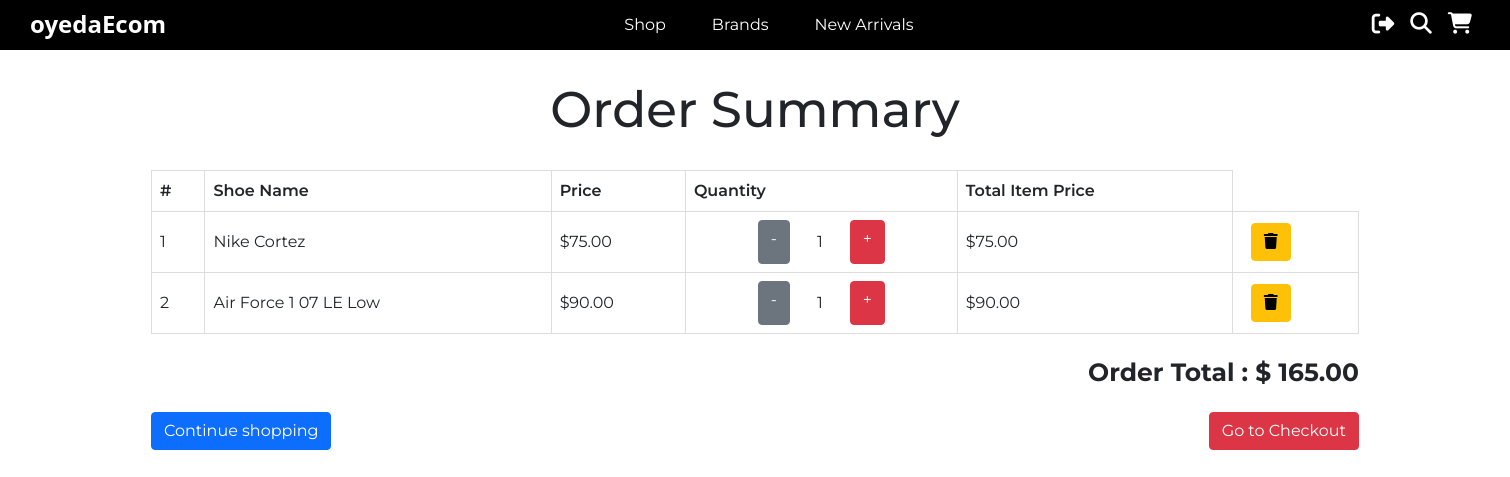
Page /order-summary/ (signed in) on the committed database.
### oyeda/models.py (models this page shows, shortened)
class OrderedItem(models.Model):
    item = models.ForeignKey(Shoe, on_delete=models.CASCADE, null=True)
    quantity = models.IntegerField(default=1)
    ordered = models.BooleanField(default=False)
    def __str__(self):
        return f"Item: {self.item.name} - Quantity: {self.quantity}"
    def generate_total_price_for_item(self):
        quantity = self.quantity
        price = self.item.price
        item_price = quantity * price
        return item_price

class Shoe(models.Model):
    name = models.CharField(max_length=100)
    price = models.FloatField()
    description = models.TextField()
    brand = models.CharField(max_length=50)
    image = models.ImageField()
    slug = models.SlugField()

class OrderList(models.Model):
    user = models.ForeignKey(get_user_model(), on_delete=models.CASCADE)
    items = models.ManyToManyField(OrderedItem, null=True)
    ordered = models.BooleanField(default=False)
    shipping_address = models.ForeignKey(ShippingAddress, on_delete=models.CASCADE, null=True)
    billing_address = models.ForeignKey(BillingAddress, on_delete=models.CASCADE, null=True)
    payment = models.ForeignKey(Payment, on_delete=models.CASCADE, null=True)
    def get_total_price(self):
        total = 0
        for item in self.items.all():
            total += item.generate_total_price_for_item()
        return total

### oyeda/views.py (the view)
# urls.py: path('order-summary/', views.OrderSummary.as_view(), name='order-summary'),
class OrderSummary(LoginRequiredMixin, View):
    login_url = '/'
    redirect_field_name = 'redirect_to'
    def get(self, request):
        try:
            order = OrderList.objects.get(user=request.user, ordered=False)
            context = {
                'order' : order
            }
            print(order.items.all())
            return render(request, 'order-summary.html', context)
        except ObjectDoesNotExist:
            print("Nope...")
            return redirect('/')

### templates/order-summary.html (shortened to what this page needs)
{% extends 'base.html' %}
{% block content %}
    <h1 style="text-align: center; padding: 15px; margin: 15px; font-size: 50px;">Order Summary</h1>
    <div style="display: flex; justify-content: center; width: 100%">
        <table>
            <thead>
                <tr>
                    <th>#</th>
                    <th>Shoe Name</th>
                    <th>Price</th>
                    <th>Quantity</th>
                    <th>Total Item Price</th>
                </tr>
            </thead>
        {% for order in order.items.all %}
            <tr>
                <td>{{ forloop.counter }}</td>
                <td>{{ order.item.name }}</td>
                <td>${{ order.item.price|floatformat:2 }}</td>
                <td>
                    <div style="display: flex; justify-content: center;">
                        <a href="{% url 'oyeda:remove-from-cart' order.item.slug %}" class="btn btn-secondary">-</a>
                            <div style="width: 60px; padding: 10px 0px 10px 0px; text-align: center;">{{ order.quantity }}</div>
                        <a href="{% url 'oyeda:add-to-cart' order.item.slug %}" class="btn btn-danger">+</a>
                    </div>
                </td>
                <td>${{ order.generate_total_price_for_item|floatformat:2 }}</td>
                <td><a href="{% url 'oyeda:remove-entire-item' order.item.slug %}" style="margin-left: 10px;" class="btn btn-warning"><i class="fas fa-trash"></i></a></td>
            </tr>
        {% endfor %}
        </table>
    </div>
    <div style="font-size: 25px; font-weight: bolder; width: 80%; margin: 20px 10% 20px 10%; text-align: right;">
        Order Total : $ {{ order.get_total_price|floatformat:2 }}
    </div>
    <div style="font-weight: bolder; width: 80%; margin: 20px 10% 20px 10%;">
        <a style="float: left;" class="btn btn-primary" href="{% url 'oyeda:products' %}">Continue shopping</a>
        <a style="float: right;" class="btn btn-danger" href="{% url 'oyeda:checkout' %}">Go to Checkout</a>
    </div>
{% endblock %}

### static/css/styles.css (style rules this page uses)
* { font-family: 'Montserrat', sans-serif; }

### templates/base.html (style rules this page uses)
* { font-family: 'Montserrat', sans-serif; }
table { text-align: center; margin: 0px 10% 0px 10%; width: 80%; }
th { font-weight: 600; }
td, th { border: 1px solid #dddddd; text-align: left; padding: 8px; }
html, body { width: 100%; height: auto; margin: 0px; padding: 0px; overflow-x: hidden; }
a { text-decoration: none; color: white; }

### rows in the picture
OrderedItem: item.name "Nike Cortez", item.price "75.00", quantity "1", generate_total_price_for_item "75.00"
OrderedItem: item.name "Air Force 1 07 LE Low", item.price "90.00", quantity "1", generate_total_price_for_item "90.00"
OrderList: get_total_price "165.00"
